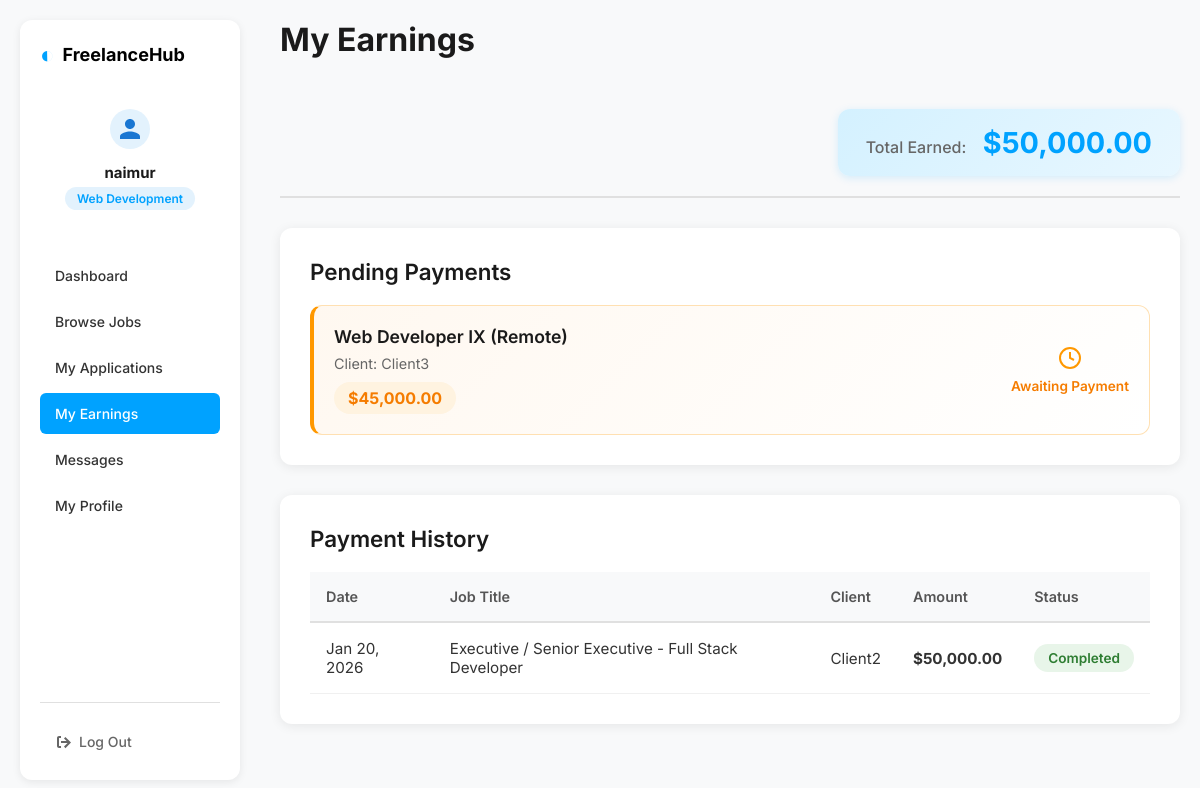
The app's page /freelancer/dashboard.php?page=earnings (signed in) with its own data.
### tables this page shows
CREATE TABLE `hired_freelancers` (
  `hire_id` int(11) NOT NULL,
  `job_id` int(11) NOT NULL,
  `freelancer_id` int(11) NOT NULL,
  `client_id` int(11) NOT NULL,
  `hired_at` timestamp NOT NULL DEFAULT current_timestamp(),
  `status` enum('active','completed','cancelled') DEFAULT 'active'
);

CREATE TABLE `jobs` (
  `job_id` int(11) NOT NULL,
  `client_id` int(11) NOT NULL,
  `skill_id` int(11) NOT NULL,
  `job_title` varchar(150) DEFAULT NULL,
  `job_description` text DEFAULT NULL,
  `status` enum('open','closed') DEFAULT 'open',
  `is_hired` tinyint(1) DEFAULT 0,
  `hired_freelancer_id` int(11) DEFAULT NULL,
  `hired_at` timestamp NULL DEFAULT NULL,
  `budget` decimal(10,2) DEFAULT NULL,
  `created_at` timestamp NOT NULL DEFAULT current_timestamp()
);

CREATE TABLE `clients` (
  `client_id` int(11) NOT NULL,
  `full_name` varchar(100) NOT NULL,
  `email` varchar(150) NOT NULL,
  `password` varchar(255) NOT NULL,
  `created_at` timestamp NOT NULL DEFAULT current_timestamp(),
  `is_suspended` tinyint(1) DEFAULT 0
);

CREATE TABLE `payments` (
  `payment_id` int(11) NOT NULL,
  `hire_id` int(11) NOT NULL,
  `amount` decimal(10,2) NOT NULL,
  `payment_status` enum('pending','completed','failed') DEFAULT 'pending',
  `paid_at` timestamp NOT NULL DEFAULT current_timestamp()
);

### freelancer/pages/earnings.php (the view, shortened to what this page needs)
<?php
$freelancer_id = $_SESSION['freelancer_id'];
$earnings_query = $conn->query("
    SELECT
        p.*,
        hf.job_id,
        j.job_title,
        c.full_name as client_name
    FROM payments p
    JOIN hired_freelancers hf ON p.hire_id = hf.hire_id
    JOIN jobs j ON hf.job_id = j.job_id
    JOIN clients c ON hf.client_id = c.client_id
    WHERE hf.freelancer_id = $freelancer_id
    ORDER BY p.paid_at DESC
");
$total_query = $conn->query("
    SELECT COALESCE(SUM(p.amount), 0) as total
    FROM payments p
    JOIN hired_freelancers hf ON p.hire_id = hf.hire_id
    WHERE hf.freelancer_id = $freelancer_id AND p.payment_status = 'completed'
");
$total_earned = $total_query->fetch_assoc()['total'];
$pending_query = $conn->query("
    SELECT
        hf.hire_id,
        hf.job_id,
        j.job_title,
        j.budget,
        c.full_name as client_name,
        hf.hired_at
    FROM hired_freelancers hf
    JOIN jobs j ON hf.job_id = j.job_id
    JOIN clients c ON hf.client_id = c.client_id
    LEFT JOIN payments p ON hf.hire_id = p.hire_id
    WHERE hf.freelancer_id = $freelancer_id
    AND hf.status = 'active'
    AND p.payment_id IS NULL
    ORDER BY hf.hired_at DESC
");
?>
<link rel="stylesheet" href="css/earnings.css">
<div class="earnings-container">
    <div class="page-header">
        <div class="total-earned">
            <span>Total Earned:</span>
            <strong>$<?= number_format($total_earned, 2) ?></strong>
        </div>
    </div>
    <?php if ($pending_query && $pending_query->num_rows > 0): ?>
        <div class="section">
            <h2>Pending Payments</h2>
            <div class="pending-earnings-list">
                <?php while ($pending = $pending_query->fetch_assoc()): ?>
                    <div class="earning-card pending-card">
                        <div class="earning-info">
                            <h3><?= htmlspecialchars($pending['job_title']) ?></h3>
                            <p class="client-name">Client: <?= htmlspecialchars($pending['client_name']) ?></p>
                            <span class="pending-amount">$<?= number_format($pending['budget'], 2) ?></span>
                        </div>
                        <div class="pending-status">
                            <svg width="24" height="24" viewBox="0 0 24 24" fill="none" stroke="currentColor" stroke-width="2">
                                <circle cx="12" cy="12" r="10"></circle>
                                <path d="M12 6v6l4 2"></path>
                            </svg>
                            <span>Awaiting Payment</span>
                        </div>
                    </div>
                <?php endwhile; ?>
            </div>
        </div>
    <?php endif; ?>
    <div class="section">
        <h2>Payment History</h2>
        <?php if ($earnings_query && $earnings_query->num_rows > 0): ?>
            <div class="earnings-table-wrapper">
                <table class="earnings-table">
                    <thead>
                        <tr>
                            <th>Date</th>
                            <th>Job Title</th>
                            <th>Client</th>
                            <th>Amount</th>
                            <th>Status</th>
                        </tr>
                    </thead>
                    <tbody>
                        <?php while ($earning = $earnings_query->fetch_assoc()): ?>
                            <tr>
                                <td><?= date('M d, Y', strtotime($earning['paid_at'])) ?></td>
                                <td><?= htmlspecialchars($earning['job_title']) ?></td>
                                <td><?= htmlspecialchars($earning['client_name']) ?></td>
                                <td class="amount-cell">$<?= number_format($earning['amount'], 2) ?></td>
                                <td>
                                    <span class="status-badge <?= $earning['payment_status'] ?>">
                                        <?= ucfirst($earning['payment_status']) ?>
                                    </span>
                                </td>
                            </tr>
                        <?php endwhile; ?>
                    </tbody>
                </table>
            </div>
        <?php endif; ?>
    </div>
</div>

### freelancer/css/freelancer_dashboard.css (style rules this page uses)
* { margin: 0; padding: 0; box-sizing: border-box; }
body { font-family: 'Inter', Arial, sans-serif; background-color: #f8f9fa; color: #333; }

### freelancer/css/earnings.css (style rules this page uses)
.earnings-container { max-width: 1200px; margin: 0 auto; padding: 20px 0; }
.page-header { display: flex; justify-content: space-between; align-items: center; margin-bottom: 30px; padding-bottom: 20px; border-bottom: 2px solid #e0e0e0; }
.total-earned { background: linear-gradient(135deg, #d4f1ff 0%, #e8f7ff 100%); padding: 16px 28px; border-radius: 12px; box-shadow: 0 2px 8px rgba(0, 162, 255, 0.15); }
.total-earned span { font-size: 1rem; color: #666; margin-right: 12px; font-weight: 500; }
.total-earned strong { font-size: 1.8rem; font-weight: 700; color: #00a2ff; }
.section { background: #fff; border-radius: 12px; padding: 30px; box-shadow: 0 2px 12px rgba(0, 0, 0, 0.08); margin-bottom: 30px; }
.section h2 { font-size: 1.4rem; font-weight: 600; color: #1a1a1a; margin-bottom: 20px; }
.pending-earnings-list { display: flex; flex-direction: column; gap: 16px; }
.earning-card { background: linear-gradient(135deg, #fff8f0 0%, #fff 100%); border: 1px solid #ffe0b2; border-left: 4px solid #ff9800; border-radius: 12px; padding: 20px; display: flex; justify-content: space-between; align-items: center; transition: all 0.3s ease; }
.earning-info h3 { font-size: 1.1rem; font-weight: 600; color: #1a1a1a; margin-bottom: 8px; }
.client-name { font-size: 0.9rem; color: #666; margin-bottom: 10px; }
.pending-amount { display: inline-block; background: #fff3e0; color: #f57c00; padding: 6px 14px; border-radius: 20px; font-size: 1rem; font-weight: 700; }
.pending-status { display: flex; flex-direction: column; align-items: center; gap: 8px; text-align: center; }
.pending-status svg { color: #ff9800; }
.pending-status span { font-size: 0.85rem; color: #f57c00; font-weight: 600; }
.earnings-table-wrapper { overflow-x: auto; }
.earnings-table { width: 100%; border-collapse: collapse; }
.earnings-table thead { background: #f8f9fa; }
.earnings-table th { padding: 16px; text-align: left; font-weight: 600; color: #555; font-size: 0.9rem; border-bottom: 2px solid #e0e0e0; }
.earnings-table td { padding: 16px; border-bottom: 1px solid #f0f0f0; font-size: 0.95rem; color: #333; }
.earnings-table tbody tr { transition: background 0.2s ease; }
.amount-cell { font-weight: 700; color: #16a34a; font-size: 1.05rem; }
.status-badge { display: inline-block; padding: 6px 14px; border-radius: 20px; font-size: 0.85rem; font-weight: 600; }
.status-badge.completed { background: #e8f5e9; color: #2e7d32; }

### records on screen
hired_freelancers: job.job_title "Web Developer IX (Remote)", client.full_name "Client3", job.budget "45,000.00"
payments: paid_at "Jan 20, 2026", jobs.job_title "Executive / Senior Executive - Full Stack Developer", clients.full_name "Client2", amount "50,000.00", payment_status "Completed"

### other values on screen
explode(' ', $freelancer_name)[0] "naimur"
$freelancer_skill "Web Development"
$label "Dashboard"
$label "Browse Jobs"
$label "My Applications"
$label "My Earnings"
$label "Messages"
$label "My Profile"
$pageTitle "My Earnings"
$total_earned "50,000.00"
